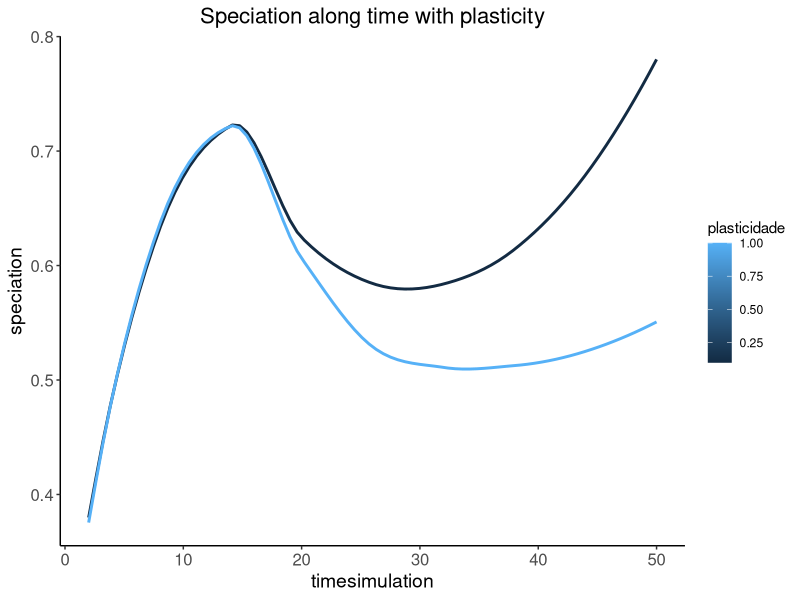

The R source for this figure: (Note: this script raises an error after producing the figure.)
#####################################################
########### PLASTICITY AND EVOLUTION STUDY ##########
#####################################################
### Main goal: Verify the effect of plasticity on adaptive evolution #####################
##### Diversification and Trait Evolution ~ Plasticity
##### Methods: Computational simulation #############
##### Script to analysis results from simulation ####

#### packages ####
library(dplyr)
library(ggplot2)
library(here)


#### data ####
dados <- read.csv2("output/finalresult.csv")
dados <- dados %>% filter(replications != 0)
path <- here("output")

#### plot speciation ####
ggplot(data = dados, aes(timesimulation, speciation, colour = plasticidade, group = plasticidade)) + 
  labs(title = paste("Speciation along time with plasticity")) + theme_bw() +
  theme(panel.border = element_blank(), panel.grid.major = element_blank(),
        panel.grid.minor = element_blank(), axis.line = element_line(colour = "black"),
        plot.title = element_text(size = 16, hjust = 0.5),
        axis.text = element_text(size = 12),
        axis.title = element_text(size = 14)) + 
  geom_smooth(se = FALSE)


tiff(filename = file.path(path, paste0("plot", "_", general_plot_1[["labels"]][["y"]], "_", "plas", "all", ".tif")),
     width = 15,
     height = 15,
     units = "cm",
     res = 100)
print(general_plot_1)
dev.off()

for(i in unique(dados$plasticidade)){
  subdata <- dados %>% filter(plasticidade == i)
  tiff(filename = file.path(path, paste0("plot", "_", general_plot_1[["labels"]][["y"]], "_", "plas", i, ".tif")),
       width = 15,
       height = 15,
       units = "cm",
       res = 100)
  print(ggplot(subdata, aes(timesimulation, speciation)) +
          geom_point() + labs(title = paste("Speciation along time with plasticity- all data")) + theme_bw() +
          theme(panel.border = element_blank(), panel.grid.major = element_blank(),
                panel.grid.minor = element_blank(), axis.line = element_line(colour = "black"),
                plot.title = element_text(size = 16, hjust = 0.5),
                axis.text = element_text(size = 12),
                axis.title = element_text(size = 14)))
  dev.off()
}

#### plot extinction ####

ggplot(data = dados, aes(timesimulation, extinction, colour = plasticidade, group = plasticidade)) + 
  labs(title = paste("Extinction along time with plasticity")) + theme_bw() +
  theme(panel.border = element_blank(), panel.grid.major = element_blank(),
        panel.grid.minor = element_blank(), axis.line = element_line(colour = "black"),
        plot.title = element_text(size = 16, hjust = 0.5),
        axis.text = element_text(size = 12),
        axis.title = element_text(size = 14)) + 
  geom_smooth(se = FALSE)

tiff(filename = file.path(path, paste0("plot", "_", general_plot_2[["labels"]][["y"]], "_", "plas", "all", ".tif")),
     width = 15,
     height = 15,
     units = "cm",
     res = 100)
print(general_plot_2)
dev.off()

for(i in unique(dados$plasticidade)){
  subdata <- dados %>% filter(plasticidade == i)
  tiff(filename = file.path(path, paste0("plot", "_", general_plot_2[["labels"]][["y"]], "_", "plas", i, ".tif")),
       width = 15,
       height = 15,
       units = "cm",
       res = 100)
  print(ggplot(subdata, aes(timesimulation, extinction)) +
          geom_point() + labs(title = paste("Extinction along time with plasticity", i)) + theme_bw() +
          theme(panel.border = element_blank(), panel.grid.major = element_blank(),
                panel.grid.minor = element_blank(), axis.line = element_line(colour = "black"),
                plot.title = element_text(size = 16, hjust = 0.5),
                axis.text = element_text(size = 12),
                axis.title = element_text(size = 14)))
  dev.off()
}

#### plot diversification ####

ggplot(data = dados, aes(timesimulation, diversif, colour = plasticidade, group = plasticidade)) + 
  labs(title = paste("Diversification along time with plasticity - all data")) + theme_bw() +
  theme(panel.border = element_blank(), panel.grid.major = element_blank(),
        panel.grid.minor = element_blank(), axis.line = element_line(colour = "black"),
        plot.title = element_text(size = 16, hjust = 0.5),
        axis.text = element_text(size = 12),
        axis.title = element_text(size = 14)) + 
  geom_smooth(se = FALSE)

tiff(filename = file.path(path, paste0("plot", "_", general_plot_3[["labels"]][["y"]], "_", "plas", "all", ".tif")),
     width = 15,
     height = 15,
     units = "cm",
     res = 100)
print(general_plot_3)
dev.off()

for(i in unique(dados$plasticidade)){
  subdata <- dados %>% filter(plasticidade == i)
  tiff(filename = file.path(path, paste0("plot", "_", general_plot_3[["labels"]][["y"]], "_", "plas", i, ".tif")),
       width = 15,
       height = 15,
       units = "cm",
       res = 100)
  print(ggplot(subdata, aes(timesimulation, diversif)) +
          geom_point() + labs(title = paste("Diversification along time with plasticity", i)) + theme_bw() +
          theme(panel.border = element_blank(), panel.grid.major = element_blank(),
                panel.grid.minor = element_blank(), axis.line = element_line(colour = "black"),
                plot.title = element_text(size = 16, hjust = 0.5),
                axis.text = element_text(size = 12),
                axis.title = element_text(size = 14)))
  dev.off()
}

#### plot trait evolution ####
#subdata_final <- dados %>% filter(timesimulation >= 100)

ggplot(data = dados, aes(timesimulation, traitevolution, colour = plasticidade, group = plasticidade)) + 
  labs(title = paste("Trait evolution along time with plasticity - all data")) + theme_bw() +
  theme(panel.border = element_blank(), panel.grid.major = element_blank(),
        panel.grid.minor = element_blank(), axis.line = element_line(colour = "black"),
        plot.title = element_text(size = 16, hjust = 0.5),
        axis.text = element_text(size = 12),
        axis.title = element_text(size = 14)) + 
  geom_smooth(se = FALSE)

tiff(filename = file.path(path, paste0("plot", "_", general_plot_4[["labels"]][["y"]], "_", "plas", "all", ".tif")),
     width = 15,
     height = 15,
     units = "cm",
     res = 100)
print(general_plot_4)
dev.off()

for(i in unique(dados$plasticidade)){
  subdata <- dados %>% filter(plasticidade == i)
  tiff(filename = file.path(path, paste0("plot", "_", general_plot_4[["labels"]][["y"]], "_", "plas", i, ".tif")),
       width = 15,
       height = 15,
       units = "cm",
       res = 100)
  print(ggplot(subdata, aes(timesimulation, traitevolution)) +
          geom_point() + labs(title = paste("Trait evolution along time with plasticity", i)) + theme_bw() +
          theme(panel.border = element_blank(), panel.grid.major = element_blank(),
                panel.grid.minor = element_blank(), axis.line = element_line(colour = "black"),
                plot.title = element_text(size = 16, hjust = 0.5),
                axis.text = element_text(size = 12),
                axis.title = element_text(size = 14)))
  dev.off()
}
